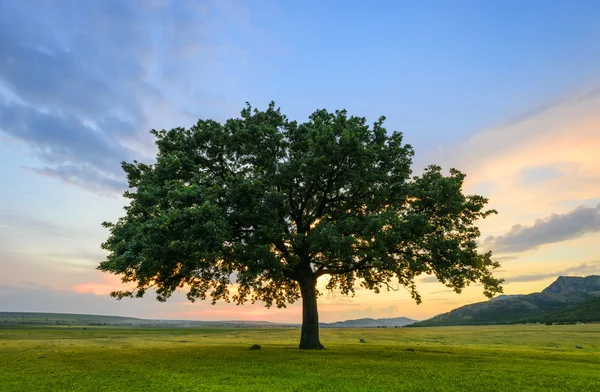
#> input picture Input/tree.webp, 600 x 392 px
$ python Q4.py
#> lines starting #> are read from the running program, lines starting #| are printed output that depends on the picture
import cv2
import numpy as np
import matplotlib.pyplot as plt

image = cv2.imread('Input/tree.webp', cv2.IMREAD_COLOR)
#> image is the input picture: shape (392, 600, 3); mean B, G, R 129, 135.6, 121.2

if image is None:
    print("Error: Could not load image.")
    exit()

#apply block averaging
def block_average(img, block_size):
#> called with block_size = 3
    h, w, c = img.shape
#> h = 392; w = 600; c = 3
    out = img.copy()

    for y in range(0, h - block_size + 1, block_size):
        for x in range(0, w - block_size + 1, block_size):
            block = img[y:y + block_size, x:x + block_size]
            avg_color = block.mean(axis=(0, 1)).astype(np.uint8)
            out[y:y + block_size, x:x + block_size] = avg_color
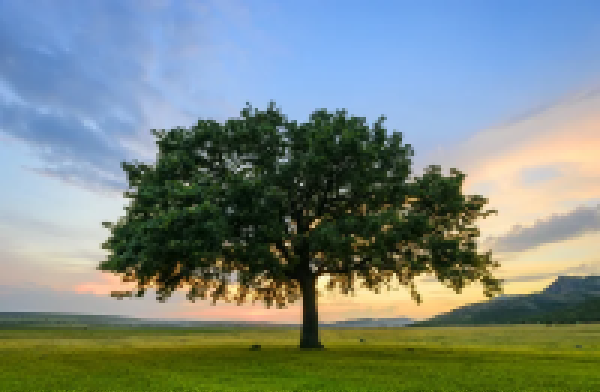
#> out: shape (392, 600, 3); mean B, G, R 128.6, 135.2, 120.7
    return out

# Apply block averaging for 3x3, 5x5, 7x7
avg_3x3 = block_average(image, 3)
avg_5x5 = block_average(image, 5)
#> call 2 of block_average, with block_size = 5
#> after the loop in block_average (call 2), `for y in range(0, h - block_size + 1, block_size):`:
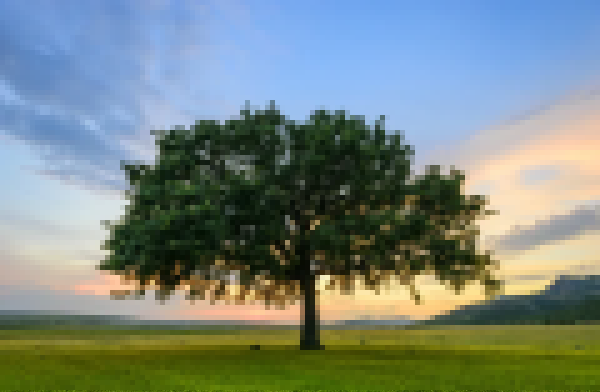
#> out: shape (392, 600, 3); mean B, G, R 128.5, 135.1, 120.7
avg_7x7 = block_average(image, 7)
#> call 3 of block_average, with block_size = 7
#> after the loop in block_average (call 3), `for y in range(0, h - block_size + 1, block_size):`:
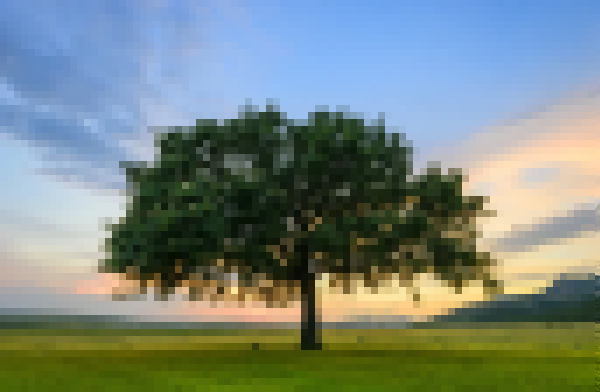
#> out: shape (392, 600, 3); mean B, G, R 128.5, 135.1, 120.7


cv2.imwrite('Output/Q4/tree_block_avg_3x3.png', avg_3x3)
cv2.imwrite('Output/Q4/tree_block_avg_5x5.png', avg_5x5)
cv2.imwrite('Output/Q4/tree_block_avg_7x7.png', avg_7x7)

# [13 lines of commented-out code are left out]
